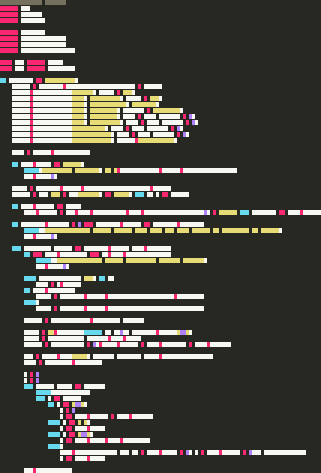

This figure's Python source:
#!/usr/bin/env python3
import sys
import os.path
import argparse

import pygments
import pygments.styles
import pygments.lexers
import pygments.formatter

from PIL import Image
from PIL import ImageDraw

if __name__ == '__main__':
    parser = argparse.ArgumentParser(add_help = False)
    parser.add_argument('files', nargs = '+')
    parser.add_argument('-o', '--output', nargs = '+')
    parser.add_argument('-l', '--language', '--lang')
    parser.add_argument('-s', '--style', default = 'monokai')
    parser.add_argument('-w', '--width', type = int, default = 3)
    parser.add_argument('-h', '--height', type = int, default = 5)
    parser.add_argument('--spacing', type = int, default = 1)
    parser.add_argument('--tab-width', type = int, default = 4)
    parser.add_argument('--overwrite', action="store_true")

    args = parser.parse_args()

    if args.style == 'list':
        print('Available styles:', ', '.join(pygments.styles.get_all_styles()))
        sys.exit(0)

    style = pygments.styles.get_style_by_name(args.style)
    colors = {t: '#' + (s['color'] or '777') for t, s in style}

    if args.output is None:
        args.output = [os.path.splitext(os.path.basename(filename))[0] + '.png' for filename in args.files]

    if len(args.output) > 0 and len(args.files) != len(args.output):
        print(f'{sys.argv[0]}: error: output must have the same number of arguments as input')
        sys.exit(1)

    for filename, output in zip(args.files, args.output):
        if not args.overwrite and os.path.exists(output):
            print(f'{sys.argv[0]}: error: "{output}" already exists')
            sys.exit(1)

        with open(filename, 'r') as f:
            code = f.read()
        if args.language:
            lexer = pygments.lexers.get_lexer_by_name(args.language)
        else:
            lexer = pygments.lexers.get_lexer_for_filename(filename)

        tokens = list(pygments.lex(code, lexer))

        lines = ''.join(map(lambda t: t[1], tokens)).split('\n')
        width = max(map(len, lines))*args.width
        height = (len(lines) - 1)*(args.height + args.spacing) - args.spacing

        img = Image.new('RGB', (width, height), style.background_color)
        draw = ImageDraw.Draw(img)

        x = 0
        y = 0
        for ttype, token in tokens:
            print(repr(token))
            for c in token:
                if c == '\n':
                    x = 0
                    y += args.height + args.spacing
                elif c == ' ':
                    x += args.width
                elif c == '\t':
                    x += args.width*args.tab_width
                else:
                    draw.rectangle([(x, y), (x + args.width - 1, y + args.height - 1)], colors[ttype])
                    x += args.width

        img.save(output)
